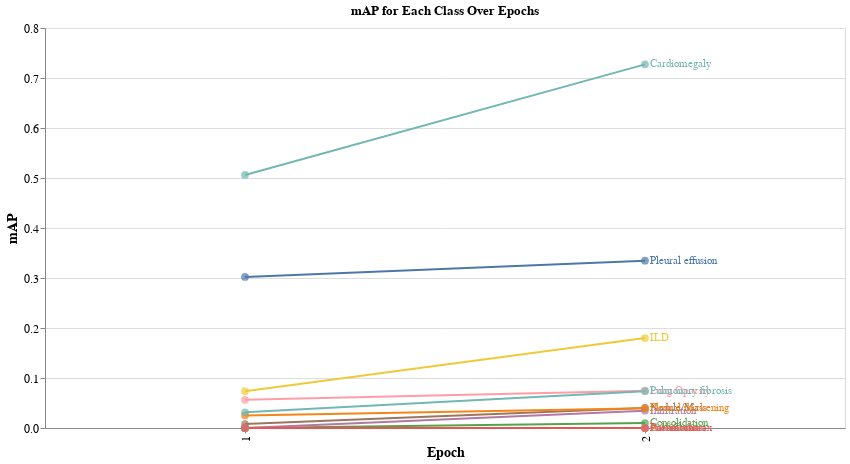

Notebook code cell kept with this figure:
### Code cell
import altair as alt
import pandas as pd

# Assuming map_df is your DataFrame
map_df['epoch'] = map_df.index + 1  # Assuming index starts from 0 and represents the epochs

# Filter out the 'mar' columns, keeping only the 'map' columns
map_columns = [col for col in map_df.columns if '_map' in col and col != 'epoch']
filtered_map_df = map_df[['epoch'] + map_columns]

# Convert the DataFrame into a format suitable for plotting with Altair
map_melted_df = filtered_map_df.melt(id_vars=['epoch'], var_name='class', value_name='map_value')

# Map class numbers to class names
map_melted_df['class_name'] = map_melted_df['class'].apply(lambda x: class_names[int(x.split('_')[0])])

# Create the base chart with lines and circles
base = alt.Chart(map_melted_df).encode(
    x=alt.X('epoch:N', title='Epoch'),  # Ensure integer display
    y=alt.Y('map_value:Q', title='mAP'),
    color=alt.Color('class_name:N', legend=None),  # Remove legend as labels will be used
    tooltip=['epoch:N', 'class_name:N', 'map_value:Q']
).properties(
    width=800,
    height=400
)

lines = base.mark_line()
circles = base.mark_circle(size=60)

# Add labels at the end of the lines with class names using the simplified method
labels = alt.Chart(map_melted_df).mark_text(align='left', dx=5).encode(
    x=alt.X('epoch:N', aggregate='max'),
    y=alt.Y('map_value:Q', aggregate={'argmax': 'epoch'}),
    text=alt.Text('class_name:N'),
    color=alt.Color('class_name:N', legend=None)
)

# Combine the line chart, circles, and labels
chart = (lines + circles + labels)

# Configure the chart to disable zooming/panning
chart = chart.properties(
    title='mAP for Each Class Over Epochs'
).configure_axis(
    labelFontSize=12,
    titleFontSize=14
).interactive(
    bind_x=False,
    bind_y=False
)

chart.display()

### Figure 1 — Vega-Lite specification as saved in the notebook (floating-point values rounded to 4 significant figures)
{"config": {"view": {"continuousWidth": 300, "continuousHeight": 300}, "axis": {"labelFontSize": 12, "titleFontSize": 14}}, "layer": [{"mark": {"type": "line"}, "encoding": {"color": {"field": "class_name", "legend": null, "type": "nominal"}, "tooltip": [{"field": "epoch", "type": "nominal"}, {"field": "class_name", "type": "nominal"}, {"field": "map_value", "type": "quantitative"}], "x": {"field": "epoch", "title": "Epoch", "type": "nominal"}, "y": {"field": "map_value", "title": "mAP", "type": "quantitative"}}, "name": "view_1"}, {"mark": {"type": "circle", "size": 60}, "encoding": {"color": {"field": "class_name", "legend": null, "type": "nominal"}, "tooltip": [{"field": "epoch", "type": "nominal"}, {"field": "class_name", "type": "nominal"}, {"field": "map_value", "type": "quantitative"}], "x": {"field": "epoch", "title": "Epoch", "type": "nominal"}, "y": {"field": "map_value", "title": "mAP", "type": "quantitative"}}}, {"mark": {"type": "text", "align": "left", "dx": 5}, "encoding": {"color": {"field": "class_name", "legend": null, "type": "nominal"}, "text": {"field": "class_name", "type": "nominal"}, "x": {"aggregate": "max", "field": "epoch", "type": "nominal"}, "y": {"aggregate": {"argmax": "epoch"}, "field": "map_value", "type": "quantitative"}}}], "data": {"name": "data-0a264b7126c12bb77b55c6d21f7be6b4"}, "height": 400, "params": [{"name": "param_2", "select": {"type": "interval", "encodings": []}, "bind": "scales", "views": ["view_1"]}], "title": "mAP for Each Class Over Epochs", "width": 800, "$schema": "https://vega.github.io/schema/vega-lite/v5.20.1.json", "datasets": {"data-0a264b7126c12bb77b55c6d21f7be6b4": [{"epoch": 1, "class": "0_map", "map_value": NaN, "class_name": "Aortic enlargement"}, {"epoch": 2, "class": "0_map", "map_value": NaN, "class_name": "Aortic enlargement"}, {"epoch": 1, "class": "1_map", "map_value": 0.0, "class_name": "Atelectasis"}, {"epoch": 2, "class": "1_map", "map_value": 0.0, "class_name": "Atelectasis"}, {"epoch": 1, "class": "2_map", "map_value": 0.0, "class_name": "Calcification"}, {"epoch": 2, "class": "2_map", "map_value": 0.0, "class_name": "Calcification"}, {"epoch": 1, "class": "3_map", "map_value": 0.5061, "class_name": "Cardiomegaly"}, {"epoch": 2, "class": "3_map", "map_value": 0.7273, "class_name": "Cardiomegaly"}, {"epoch": 1, "class": "4_map", "map_value": 0.0, "class_name": "Consolidation"}, {"epoch": 2, "class": "4_map", "map_value": 0.009901, "class_name": "Consolidation"}, {"epoch": 1, "class": "5_map", "map_value": 0.07363, "class_name": "ILD"}, {"epoch": 2, "class": "5_map", "map_value": 0.1799, "class_name": "ILD"}, {"epoch": 1, "class": "6_map", "map_value": 0.0, "class_name": "Infiltration"}, {"epoch": 2, "class": "6_map", "map_value": 0.03462, "class_name": "Infiltration"}, {"epoch": 1, "class": "7_map", "map_value": 0.05631, "class_name": "Lung Opacity"}, {"epoch": 2, "class": "7_map", "map_value": 0.07455, "class_name": "Lung Opacity"}, {"epoch": 1, "class": "8_map", "map_value": 0.007868, "class_name": "Nodule/Mass"}, {"epoch": 2, "class": "8_map", "map_value": 0.04011, "class_name": "Nodule/Mass"}, {"epoch": 1, "class": "9_map", "map_value": 0.0, "class_name": "Other lesion"}, {"epoch": 2, "class": "9_map", "map_value": 0.0, "class_name": "Other lesion"}, {"epoch": 1, "class": "10_map", "map_value": 0.302, "class_name": "Pleural effusion"}, {"epoch": 2, "class": "10_map", "map_value": 0.3346, "class_name": "Pleural effusion"}, {"epoch": 1, "class": "11_map", "map_value": 0.02518, "class_name": "Pleural thickening"}, {"epoch": 2, "class": "11_map", "map_value": 0.03958, "class_name": "Pleural thickening"}, {"epoch": 1, "class": "12_map", "map_value": 0.0, "class_name": "Pneumothorax"}, {"epoch": 2, "class": "12_map", "map_value": 0.0, "class_name": "Pneumothorax"}, {"epoch": 1, "class": "13_map", "map_value": 0.03129, "class_name": "Pulmonary fibrosis"}, {"epoch": 2, "class": "13_map", "map_value": 0.07355, "class_name": "Pulmonary fibrosis"}]}}
